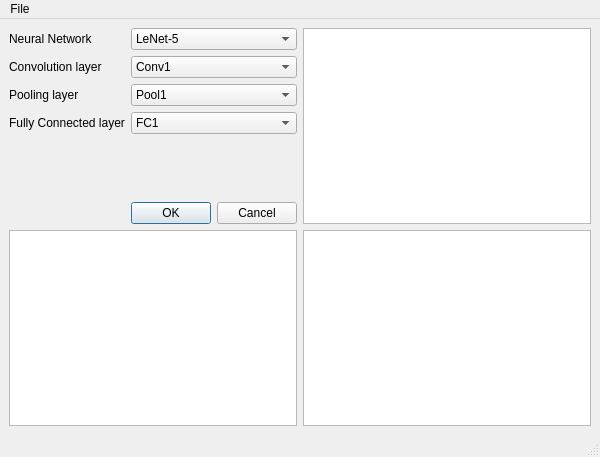
<?xml version="1.0" encoding="UTF-8"?>
<ui version="4.0">
 <class>MainWindow</class>
 <widget class="QMainWindow" name="MainWindow">
  <property name="geometry">
   <rect>
    <x>0</x>
    <y>0</y>
    <width>600</width>
    <height>457</height>
   </rect>
  </property>
  <property name="sizePolicy">
   <sizepolicy hsizetype="Fixed" vsizetype="Fixed">
    <horstretch>0</horstretch>
    <verstretch>0</verstretch>
   </sizepolicy>
  </property>
  <property name="windowTitle">
   <string>Network Visualization</string>
  </property>
  <widget class="QWidget" name="centralwidget">
   <layout class="QGridLayout" name="gridLayout">
    <item row="0" column="1">
     <widget class="QGraphicsView" name="graphicsView"/>
    </item>
    <item row="0" column="0">
     <layout class="QFormLayout" name="formLayout">
      <item row="0" column="0">
       <widget class="QLabel" name="label">
        <property name="text">
         <string>Neural Network</string>
        </property>
       </widget>
      </item>
      <item row="0" column="1">
       <widget class="QComboBox" name="comboBox_4">
        <item>
         <property name="text">
          <string>LeNet-5</string>
         </property>
        </item>
       </widget>
      </item>
      <item row="1" column="0">
       <widget class="QLabel" name="label_2">
        <property name="text">
         <string>Convolution layer</string>
        </property>
       </widget>
      </item>
      <item row="1" column="1">
       <widget class="QComboBox" name="comboBox">
        <item>
         <property name="text">
          <string>Conv1</string>
         </property>
        </item>
        <item>
         <property name="text">
          <string>Conv2</string>
         </property>
        </item>
        <item>
         <property name="text">
          <string>Conv3</string>
         </property>
        </item>
       </widget>
      </item>
      <item row="2" column="0">
       <widget class="QLabel" name="label_3">
        <property name="text">
         <string>Pooling layer</string>
        </property>
       </widget>
      </item>
      <item row="2" column="1">
       <widget class="QComboBox" name="comboBox_2">
        <item>
         <property name="text">
          <string>Pool1</string>
         </property>
        </item>
        <item>
         <property name="text">
          <string>Pool2</string>
         </property>
        </item>
       </widget>
      </item>
      <item row="3" column="0">
       <widget class="QLabel" name="label_4">
        <property name="text">
         <string>Fully Connected layer</string>
        </property>
       </widget>
      </item>
      <item row="3" column="1">
       <widget class="QComboBox" name="comboBox_3">
        <item>
         <property name="text">
          <string>FC1</string>
         </property>
        </item>
        <item>
         <property name="text">
          <string>FC2</string>
         </property>
        </item>
       </widget>
      </item>
      <item row="4" column="0" colspan="2">
       <spacer name="verticalSpacer">
        <property name="orientation">
         <enum>Qt::Vertical</enum>
        </property>
        <property name="sizeHint" stdset="0">
         <size>
          <width>20</width>
          <height>40</height>
         </size>
        </property>
       </spacer>
      </item>
      <item row="5" column="1">
       <widget class="QDialogButtonBox" name="buttonBox">
        <property name="standardButtons">
         <set>QDialogButtonBox::Cancel|QDialogButtonBox::Ok</set>
        </property>
       </widget>
      </item>
     </layout>
    </item>
    <item row="1" column="1">
     <widget class="QTableWidget" name="tableWidget_2">
      <property name="editTriggers">
       <set>QAbstractItemView::NoEditTriggers</set>
      </property>
      <property name="rowCount">
       <number>0</number>
      </property>
      <property name="columnCount">
       <number>0</number>
      </property>
      <attribute name="horizontalHeaderDefaultSectionSize">
       <number>48</number>
      </attribute>
      <attribute name="verticalHeaderDefaultSectionSize">
       <number>33</number>
      </attribute>
     </widget>
    </item>
    <item row="1" column="0">
     <widget class="QGraphicsView" name="graphicsView_2"/>
    </item>
   </layout>
  </widget>
  <widget class="QMenuBar" name="menubar">
   <property name="geometry">
    <rect>
     <x>0</x>
     <y>0</y>
     <width>600</width>
     <height>22</height>
    </rect>
   </property>
   <widget class="QMenu" name="menuFile">
    <property name="title">
     <string>File</string>
    </property>
    <addaction name="actionexit"/>
   </widget>
   <addaction name="menuFile"/>
  </widget>
  <widget class="QStatusBar" name="statusbar"/>
  <action name="actionexit">
   <property name="text">
    <string>Quit</string>
   </property>
  </action>
 </widget>
 <resources/>
 <connections/>
</ui>
